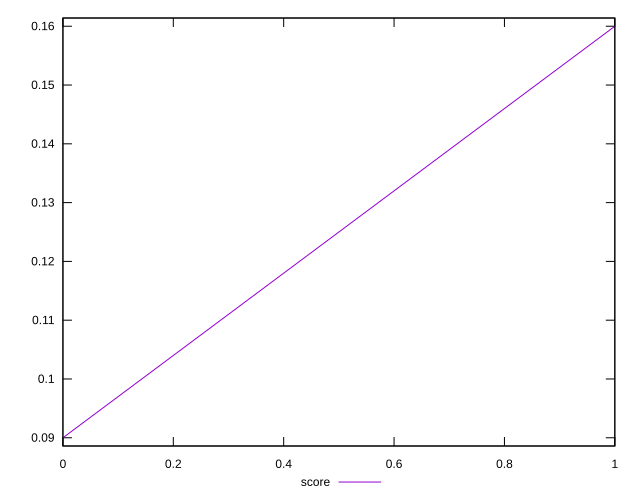

The script that saved this image:
reset

$score <<EOF
0 0.09
1 0.16
EOF

set key outside below
set xrange [0:1]
set yrange [0.0886:0.16140000000000002]
set trange [0.0886:0.16140000000000002]
set terminal svg size 640, 500 enhanced background rgb 'white'
set output "reports/report_00030_2021-02-24T20-42-31.540Z/speed-index/samples/astro/score/sorted.svg"

plot $score title "score" with line

reset
